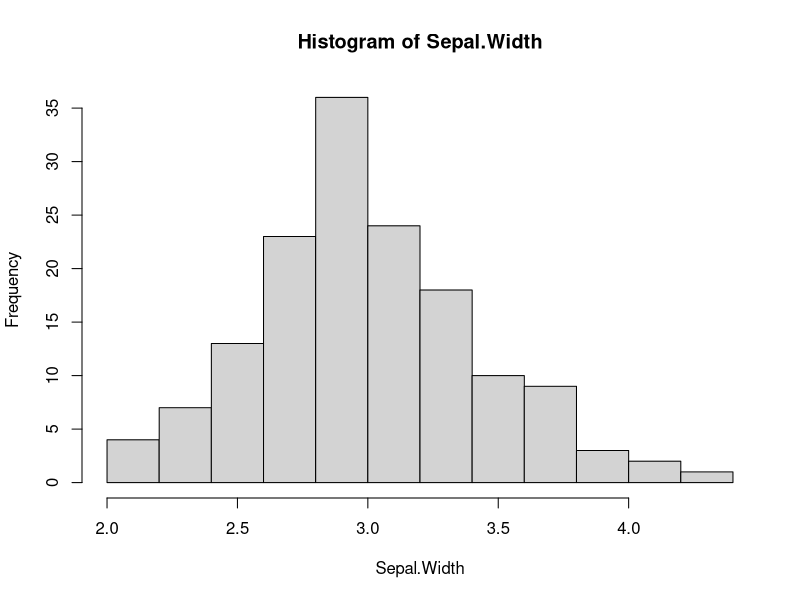
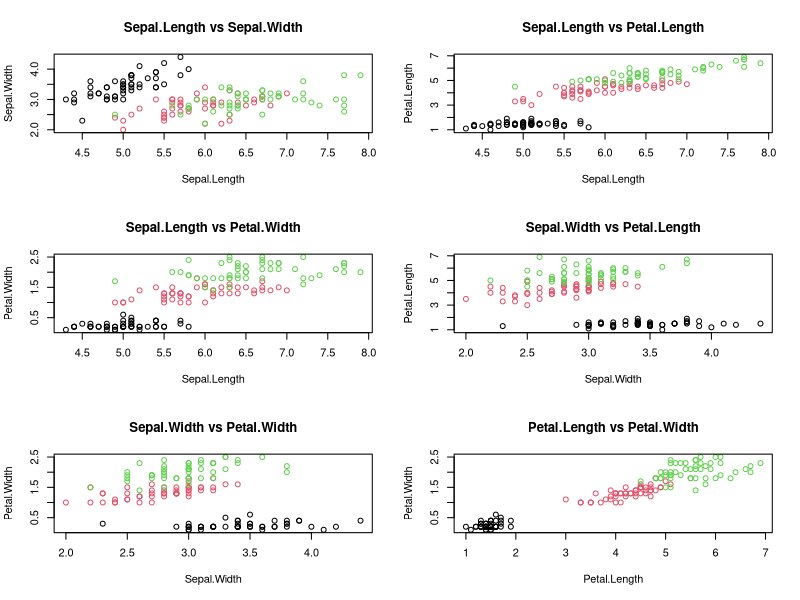
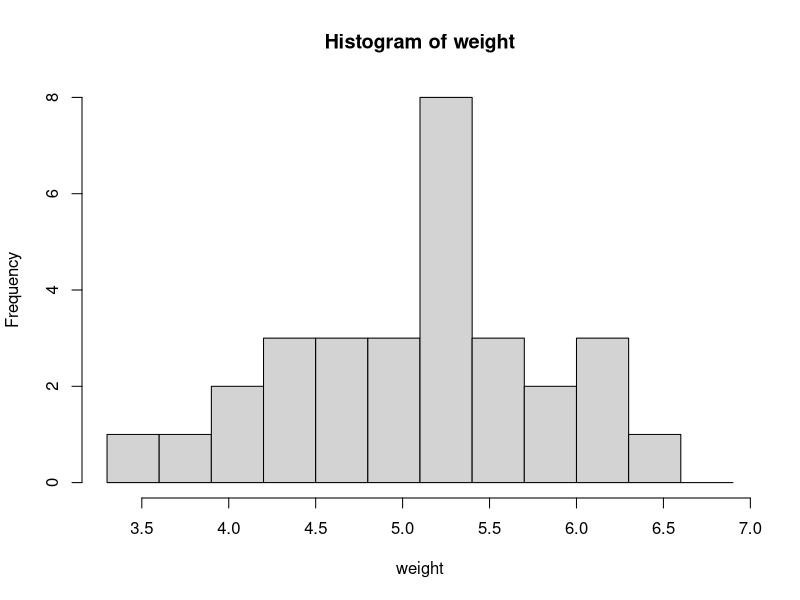
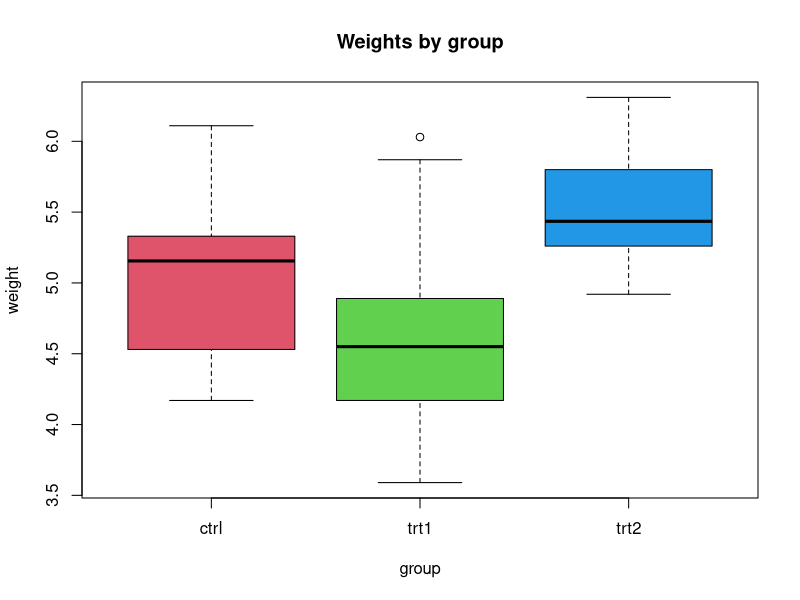
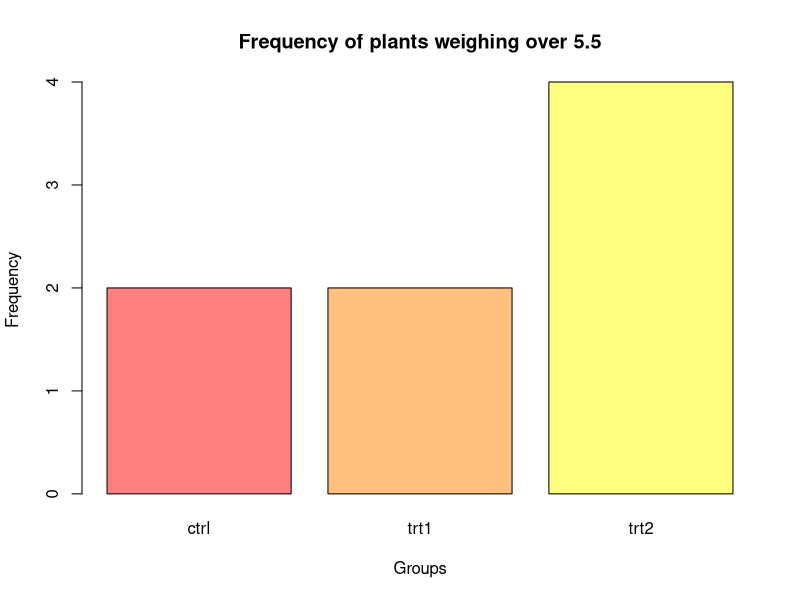

Source code (R) for these figures, in order:
#1
attach(iris)
hist(Sepal.Width)

mean(Sepal.Width)
median(Sepal.Width)

quarts=quantile(Sepal.Width,c(.73))

pairs <- list(
  c("Sepal.Length", "Sepal.Width"),
  c("Sepal.Length", "Petal.Length"),
  c("Sepal.Length", "Petal.Width"),
  c("Sepal.Width", "Petal.Length"),
  c("Sepal.Width", "Petal.Width"),
  c("Petal.Length", "Petal.Width")
)

par(mfrow=c(3,2))

for (i in pairs) {
  x <- iris[[i[1]]]
  y <- iris[[i[2]]]
  
  plot(x,y,
       xlab = i[1],
       ylab = i[2],
       col = iris$Species,
       main = paste(i[1], "vs", i[2]))
}


par(mfrow=c(1,1))

#2

head(PlantGrowth)
attach(PlantGrowth)
hist(weight,breaks=seq(3.3,7,0.3))

boxplot(weight~group,col=2:4,
        main="Weights by group")

#find min value of weights in trt2
min_trt2 <- min(PlantGrowth$weight[PlantGrowth$group=="trt2"])
#data frame of just weights in group trt1
df_trt1 <- PlantGrowth$weight[PlantGrowth$group=="trt1"]
#find sum of trt1 weights that are below min of trt2
sum_below <- sum(df_trt1 < min_trt2)
#calcuate percentage
percent_below <- (sum_below/length(df_trt1))*100
percent_below

#dataframe wiht just plants that weigh more than 5.5
df_5.5 <- PlantGrowth$group[PlantGrowth$weight>5.5]
#Create frequency table
group_cat <- factor(df_5.5)
tcat <- table(group_cat)

barplot(tcat,
        main="Frequency of plants weighing over 5.5",
        xlab ="Groups",
        ylab = "Frequency",
        col = heat.colors(n=3,alpha=0.5,rev=FALSE)
        )
